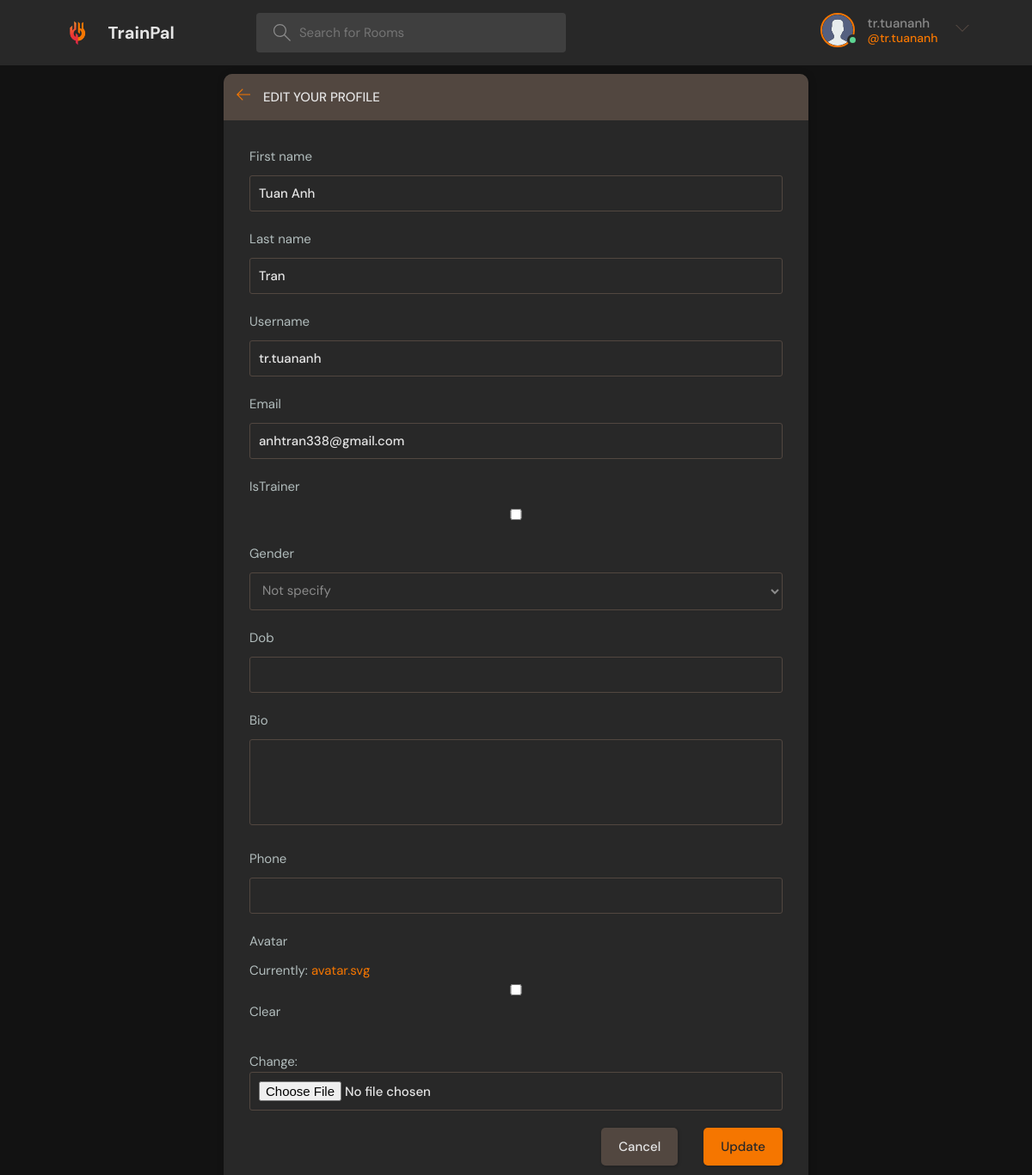
The page /update-user/ (signed in) on the database as committed earlier.
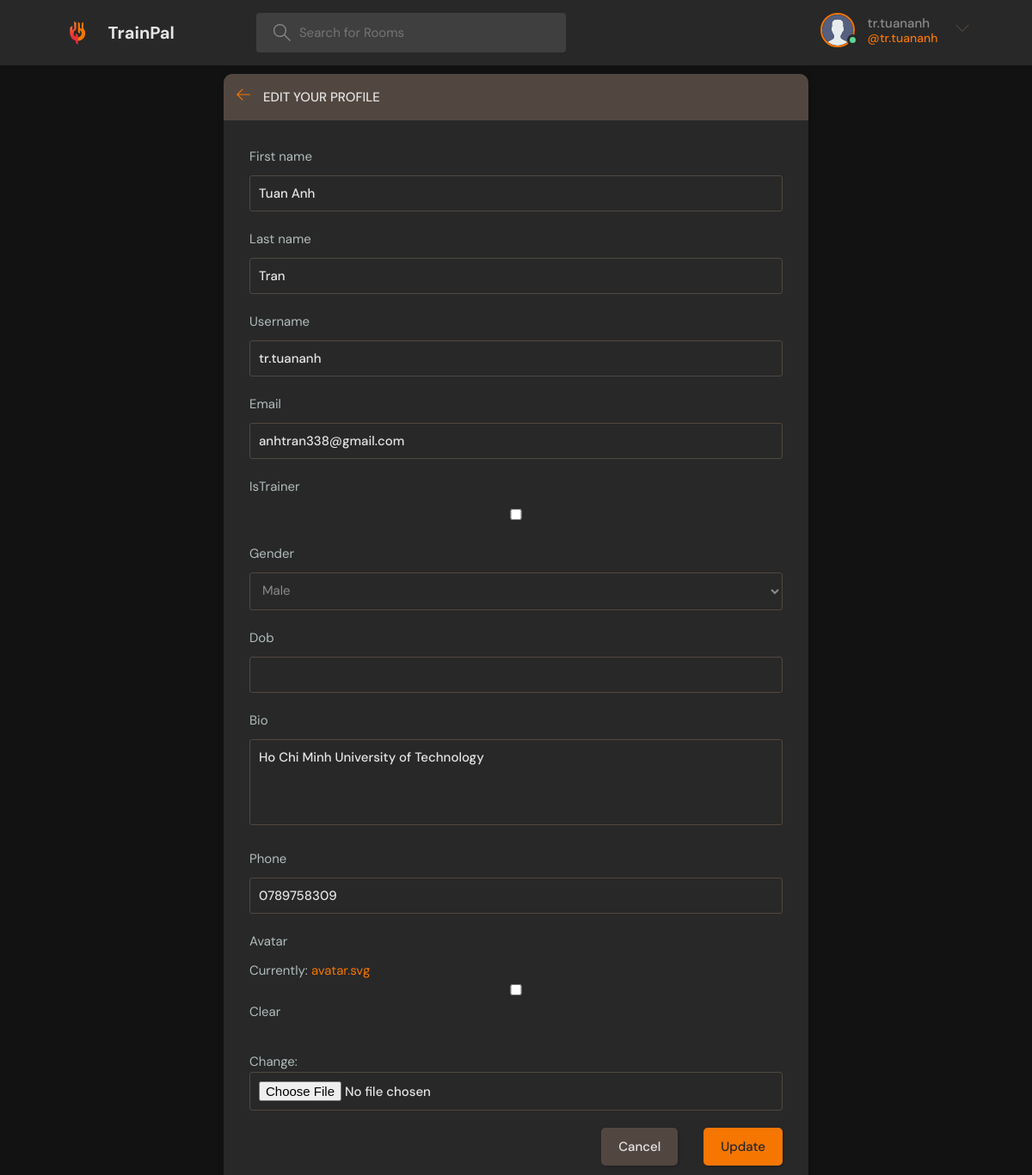
The same page on the database as committed later.
### base/models.py (models this page shows)
class User(AbstractUser):
    email = models.EmailField(unique=False) # TODO: change to true after testing
    isTrainer = models.BooleanField(blank=True, default=False)
    class Gender(models.TextChoices):
        MALE = "M", _("Male")
        FEMALE = "F", _("Female")
        NOTSPECIFY = "N", _("Not specify")
    gender = models.CharField(max_length=1, choices=Gender.choices, blank=True, default=Gender.NOTSPECIFY)
    dob = models.DateTimeField(blank=True, null=True)
    bio = models.TextField(blank=True)
    phone = models.CharField(max_length=20, blank=True)
    avatar = models.ImageField(blank=True, null=True)
    USERNAME_FIELD = 'username'
    REQUIRED_FIELDS = []

### base/views.py (the view)
# urls.py: path('update-user/', views.updateUser, name="update-user"),
@login_required(login_url='login')
def updateUser(request):
    user = request.user
    form = forms.UserForm(instance=user)
    if request.method == 'POST':
        form = forms.UserForm(request.POST, request.FILES, instance=user)
        if form.is_valid():
            form.save()
            return redirect('user-profile', pk=user.id)
    return render(request, 'base/update-user.html', {'form': form})

### base/forms.py
class UserForm(ModelForm):
    class Meta:
        model = models.User
        fields = ['first_name', 'last_name', 'username', 'email', 'isTrainer',
                  'gender', 'dob', 'bio', 'phone', 'avatar']

### base/templates/base/update-user.html (shortened to what this page needs)
{% extends 'main.html' %}
{% block content %}
<main class="update-account layout">
  <div class="container">
    <div class="layout__box">
      <div class="layout__boxHeader">
        <div class="layout__boxTitle">
          <a href="{% url 'home' %}">
            <svg version="1.1" xmlns="http://www.w3.org/2000/svg" width="32" height="32" viewBox="0 0 32 32">
              <title>arrow-left</title>
              <path
                d="M13.723 2.286l-13.723 13.714 13.719 13.714 1.616-1.611-10.96-10.96h27.625v-2.286h-27.625l10.965-10.965-1.616-1.607z">
              </path>
            </svg>
          </a>
          <h3>Edit your profile</h3>
        </div>
      </div>
      <div class="layout__body">
        <form class="form" action="" method="POST" enctype="multipart/form-data">
          {% for field in form %}
          <div class="form__group">
            <label for="profile_pic">{{field.label}}</label>
            {{field}}
          </div>
          {% endfor %}
          <div class="form__action">
            <a class="btn btn--dark" href="{% url 'user-profile' request.user.id %}">Cancel</a>
            <button class="btn btn--main" type="submit">Update</button>
          </div>
        </form>
      </div>
    </div>
  </div>
</main>
{% endblock content %}

### templates/main.html (shortened to what this page needs)
<!DOCTYPE html>
{% load static %}
<html lang="en">
<head>
    <link rel="stylesheet" href="{% static 'styles/style.css' %}" />
</head>
<body>
    {% include 'navbar.html' %}
    {% block content %}
    {% endblock %}
</body>
</html>

### templates/navbar.html (shortened to what this page needs)
{% load static %}
<header class="header header--loggedIn">
    <div class="container">
        <a href="{% url 'home' %}" class="header__logo">
            <img src="{% static 'images/logo.png' %}" />
            <h1>TrainPal</h1>
        </a>
        <form class="header__search" method="GET" action="{% url 'home' %}">
            <label>
                <input name="q" placeholder="Search for Rooms" />
            </label>
        </form>
        <nav class="header__menu">
            {% if request.user.is_authenticated %}
            <div class="header__user">
                <a href="{% url 'user-profile' request.user.id %}">
                    <div class="avatar avatar--medium active">
                        <img src="{{request.user.avatar.url}}" />
                    </div>
                    <p>{{request.user.username}} <span>@{{request.user.username}}</span></p>
                </a>
                <button class="dropdown-button">
                    <svg version="1.1" xmlns="http://www.w3.org/2000/svg" width="32" height="32" viewBox="0 0 32 32">
                        <title>chevron-down</title>
                        <path d="M16 21l-13-13h-3l16 16 16-16h-3l-13 13z"></path>
                    </svg>
                </button>
            </div>
            {% else %}
            <a href="{% url 'login' %}">
                <img src="{% static 'images/avatar.svg' %}" />
                <p>Login</p>
            </a>
            {% endif %}
        </nav>
    </div>
</header>

Rows that differ between the two databases and show on the page:
changed User "tr.tuananh": gender "Not specify" → "Male"; bio (not shown) → "Ho Chi Minh University of Technology"; phone (not shown) → "0789758309"
